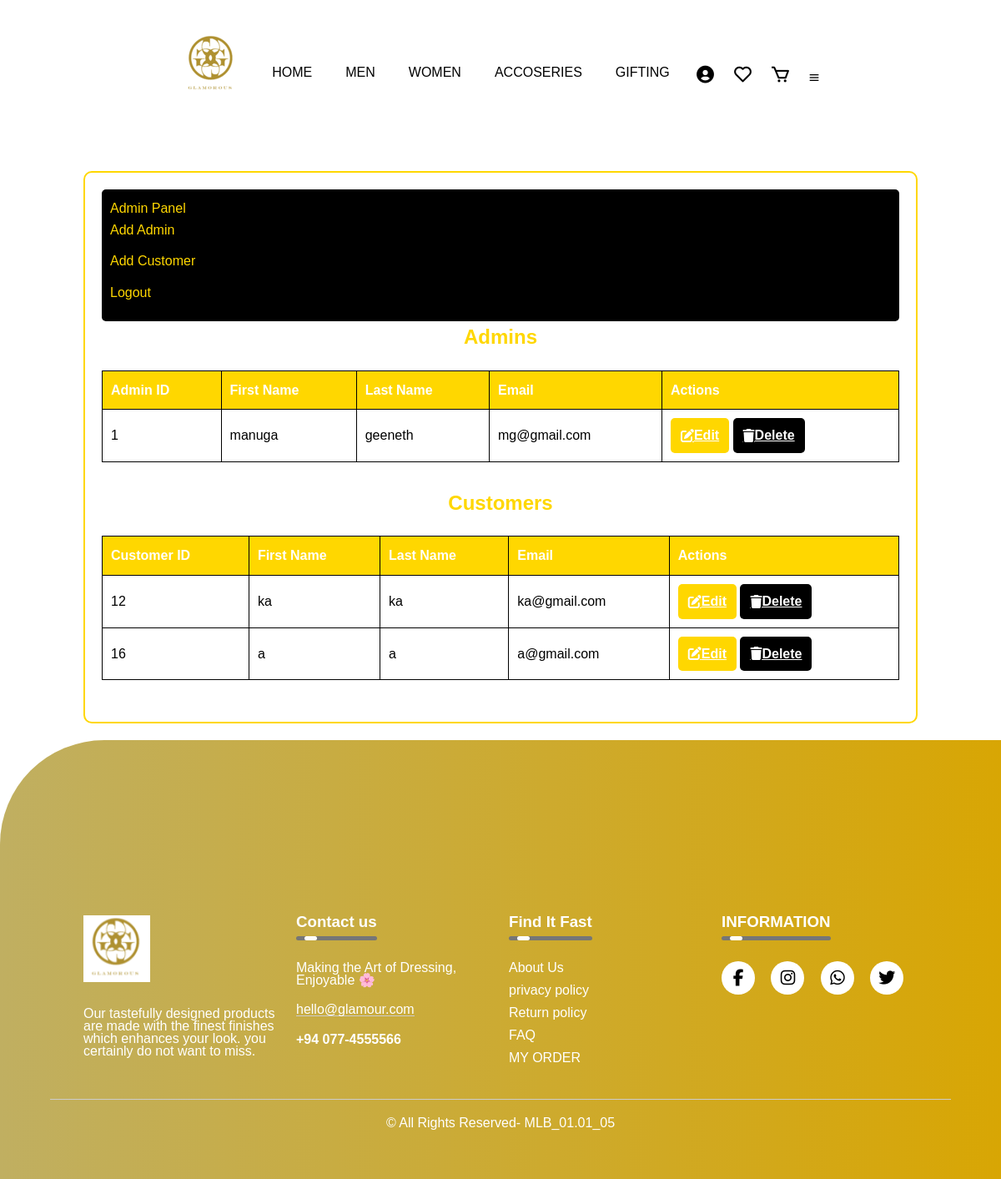
Page /PHP/view_admins_customers.php (signed in) on the committed database.
### tables this page shows
CREATE TABLE `customer` (
  `cus_id` int(10) NOT NULL,
  `First_name` varchar(50) NOT NULL,
  `Last_name` varchar(50) NOT NULL,
  `email` varchar(100) NOT NULL,
  `password` varchar(50) NOT NULL
);

### PHP/view_admins_customers.php (the view, shortened to what this page needs)
<?php
require 'connection.php';
$sql = "SELECT admin_id, First_name, Last_name, email FROM admin";
$admins = $conn->query($sql);
$sql = "SELECT cus_id, First_name, Last_name, email FROM customer";
$customers = $conn->query($sql);
?>
<!DOCTYPE html>
<html lang="en">
<head>
    <link rel="stylesheet" href="\IWT\CSS\viewadminscustomers.css">
</head>
<body>
<header>
    <?php
    include '\xampp\htdocs\IWT\PHP\header.php';
    ?>
    </header>
    <div class="container mt-4">
        <nav class="navbar navbar-expand-lg navbar-light bg-light mb-4">
            <a class="navbar-brand" href="#">Admin Panel</a>
            <div class="collapse navbar-collapse">
                <ul class="navbar-nav ml-auto">
                    <li class="nav-item">
                        <a class="nav-link" href="admin_signup.php">Add Admin</a>
                    </li>
                    <li class="nav-item">
                        <a class="nav-link" href="signup.php">Add Customer</a>
                    </li>
                    <li class="nav-item">
                        <a class="nav-link" href="admin_logout.php">Logout</a>
                    </li>
                </ul>
            </div>
        </nav>
        <h2 class="mt-4">Admins</h2>
        <table class="table table-bordered table-striped">
            <thead>
                <tr>
                    <th>Admin ID</th>
                    <th>First Name</th>
                    <th>Last Name</th>
                    <th>Email</th>
                    <th>Actions</th>
                </tr>
            </thead>
            <tbody>
                <?php while ($admin = $admins->fetch_assoc()) { ?>
                    <tr>
                        <td><?php echo htmlspecialchars($admin['admin_id']); ?></td>
                        <td><?php echo htmlspecialchars($admin['First_name']); ?></td>
                        <td><?php echo htmlspecialchars($admin['Last_name']); ?></td>
                        <td><?php echo htmlspecialchars($admin['email']); ?></td>
                        <td>
                            <a href="manage_admin.php?id=<?php echo htmlspecialchars($admin['admin_id']); ?>" class="btn btn-warning btn-sm">
                                <i class="fas fa-edit"></i> Edit
                            </a>
                            <a href="view_admins_customers.php?delete_admin=<?php echo htmlspecialchars($admin['admin_id']); ?>" class="btn btn-danger btn-sm" onclick="return confirm('Are you sure you want to delete this admin?')">
                                <i class="fas fa-trash"></i> Delete
                            </a>
                        </td>
                    </tr>
                <?php } ?>
            </tbody>
        </table>
        <h2 class="mt-4">Customers</h2>
        <table class="table table-bordered table-striped">
            <thead>
                <tr>
                    <th>Customer ID</th>
                    <th>First Name</th>
                    <th>Last Name</th>
                    <th>Email</th>
                    <th>Actions</th>
                </tr>
            </thead>
            <tbody>
                <?php while ($customer = $customers->fetch_assoc()) { ?>
                    <tr>
                        <td><?php echo htmlspecialchars($customer['cus_id']); ?></td>
                        <td><?php echo htmlspecialchars($customer['First_name']); ?></td>
                        <td><?php echo htmlspecialchars($customer['Last_name']); ?></td>
                        <td><?php echo htmlspecialchars($customer['email']); ?></td>
                        <td>
                            <a href="manage_customer.php?id=<?php echo htmlspecialchars($customer['cus_id']); ?>" class="btn btn-warning btn-sm">
                                <i class="fas fa-edit"></i> Edit
                            </a>
                            <a href="view_admins_customers.php?delete_customer=<?php echo htmlspecialchars($customer['cus_id']); ?>" class="btn btn-danger btn-sm" onclick="return confirm('Are you sure you want to delete this customer?')">
                                <i class="fas fa-trash"></i> Delete
                            </a>
                        </td>
                    </tr>
                <?php } ?>
            </tbody>
        </table>
    </div>
    <footer>
        <?php
        include '\xampp\htdocs\IWT\PHP\footer.php';
        ?>
        </footer>
</body>
</html>

### PHP/header.php (shortened to what this page needs)
<!DOCTYPE html>
<html lang="en">
    <head >
    <link rel="stylesheet" href="\IWT\CSS\css header.css">
    <link rel="stylesheet" href="https://cdnjs.cloudflare.com/ajax/libs/font-awesome/6.5.2/css/all.min.css" />
    <link rel="stylesheet" href="boxicons.min.css">
    <link rel="stylesheet" href="https://unpkg.com/boxicons@latest/css/boxicons.min.css">
    </head>
<header class="sticky">
<a href="#" class="logo" ><img src="img1.png" alt=""></a>
 <ul class="navmenu">
    <li><a href="g_home.php">HOME</a></li>
    <li><a href="index1.php">MEN</a></li>
    <li><a href="#">WOMEN</a></li>
    <li><a href="#">ACCOSERIES</a></li>
    <li><a href="#">GIFTING</a></li>
 </ul>
        <dev class="nav-icon" >
            <a href="login.php"><i class='bx bxs-user-circle'></i></a>
            <a href="#"><i class='bx bx-heart'></i></a>
            <a href="view_cart.php"><i class='bx bx-cart'></i></a>
            <div class="bx bx-menu" id="menu-icon"></div>
        </dev >
</header>
</html>

### PHP/footer.php (shortened to what this page needs)
<!DOCTYPE html>
<html lang="en">
    <head >
    <link rel="stylesheet" href="\IWT\CSS\footer.css">
    </head>
    <footer>
    <div class="row">
    <div class="col">
    <img src="img1.png" class="logo">
    <p>Our tastefully designed products are made with the finest finishes which enhances your look.  you certainly do not want to miss.</p>
    </div>
    <div class="col">
    <h3>Contact us<div class="underline"><span></span></div></h3>
    <p>Making the Art of Dressing, Enjoyable 🌸</p>
    <p class="email">hello@glamour.com</p>
    <h4>+94 077-4555566</h4>
    </div>
    <div class="col">
    <h3>Find It Fast<div class="underline"><span></span></h3>
    <ul>
    <li><a href="home.html">About Us</a></li>
    <li><a href="about.html">privacy policy</a></li>
    <li><a href="contact.html">Return policy</a></li>
    <li><a href="faq.html">FAQ</a></li>
    <li><a href="viewBillinginfo.php">MY ORDER</a></li>
    </ul>
    </div>
    <div class="col">
    <h3>INFORMATION<div class="underline"><span></span></h3>
    <i class="fab fa-facebook-f fa-2x"></i>
    <i class="fab fa-instagram fa-2x"></i>
    <i class="fab fa-whatsapp fa-2x"></i>
    <i class="fab fa-twitter fa-2x"></i>
    </div>
    </div>
    <hr>
<p class="copyright">© All Rights Reserved- MLB_01.01_05</p>
    </footer>
    </html>

### CSS/viewadminscustomers.css (style rules this page uses)
body, h1, h2, p, form, table { margin: 0; padding: 0; box-sizing: border-box; }
body { font-family: 'Segoe UI', Tahoma, Geneva, Verdana, sans-serif; background-color: white; color: black; line-height: 1.6; }
.container { margin: 20px auto; padding: 20px; border: 2px solid gold; border-radius: 10px; background-color: white; max-width: 1000px; }
.navbar { background-color: black; padding: 10px; border-radius: 5px; color: white; }
.navbar a { color: gold; margin-right: 20px; text-decoration: none; }
h2 { color: gold; margin-bottom: 20px; text-align: center; }
table { width: 100%; border-collapse: collapse; margin-bottom: 30px; }
thead { background-color: gold; color: white; }
th, td { padding: 10px; border: 1px solid black; text-align: left; }
.btn { padding: 8px 12px; border: none; border-radius: 5px; cursor: pointer; color: white; font-weight: bold; transition: opacity 0.3s; display: inline-flex; align-items: center; }
.btn-warning { background-color: gold; }
.btn-danger { background-color: black; }

### CSS/css header.css (style rules this page uses)
* { margin: 0; padding: 0; box-sizing: border-box; scroll-behavior: smooth; font-family: "Roboto Condensed", sans-serif; font-optical-sizing: auto; font-weight: weight; font-style: normal; }
body { overflow-x: hidden; }
header { position: sticky; width: 100%; top: 0; right: 0; z-index: 100; display: flex; align-items: center; justify-content: space-between; padding: 20px 10%; transition: 0.5s linear; }
.logo img { max-width: 120; }
ul { list-style-type: none; }
.navmenu { display: flex; }
.navmenu a { color: black; font-size: 16px; text-transform: capitalize; padding: 10px 20px; font-weight: 400; transition: all .42s ease; }
.nav-icon { display: flex; align-items: center; }
.nav-icon i { margin-right: 20px; color: black; font-size: 25px; font-weight: 400; transition: all.42s ease; }

### CSS/footer.css (style rules this page uses)
* { margin: 0; padding: 0; font-family: 'poppins', sans-serif; box-sizing: border-box; width:-20%; }
footer { width: 100%; position:bottom; bottom: 0; background: linear-gradient(to right, #c0af61,#d8a604); color: #fff; padding: 100px 0 30px; border-top-left-radius: 125px; line-height: 15px; }
.row { width: 85%; margin: auto; display: flex; flex-wrap: wrap; align-items: flex-start; justify-content: space-between; }
.col { flex-basis: 25%; padding: 10px; }
.logo { display: flex; width: 80px; margin-bottom: 30px; }
.col h3 { width: fit-content; margin-bottom: 40px; position: relative; }
.email { width: fit-content; border-bottom: 1px solid #ccc; margin: 20px 0; }
ul li { list-style: none; margin-bottom: 12px; }
ul li a { text-decoration: none; color: white; }
.fab { width: 40px; height: 40px; border-radius: 50%; text-align: center; line-height: 40px; font-size: 20px; color: #000; background: #fff; margin-right: 15px; cursor: pointer; }
.col .fab { display: inline-block; }
hr { width:90%; border:0; border-bottom:1px solid #ccc; margin:20px auto; }
.copyright { text-align:center; }
.underline { width:100%; height:5px; background:#767676; border-radius:3px; position:absolute; top:25px; left:0; overflow:hidden; }
.underline span { width:15px; height:100%; background:#fff; border-radius:3px; position:absolute; top:0; left:10px; }

### rows in the picture
customer: cus_id "12", First_name "ka", Last_name "ka", email "ka@gmail.com"
customer: cus_id "16", First_name "a", Last_name "a", email "a@gmail.com"

### other values in the picture
$admin['admin_id'] "1"
$admin['First_name'] "manuga"
$admin['Last_name'] "geeneth"
$admin['email'] "mg@gmail.com"
